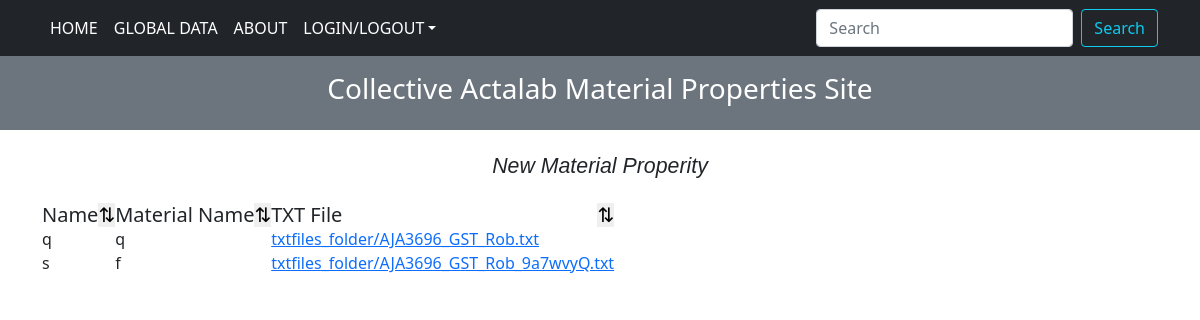
Before: /txt-table/ with the older database file.
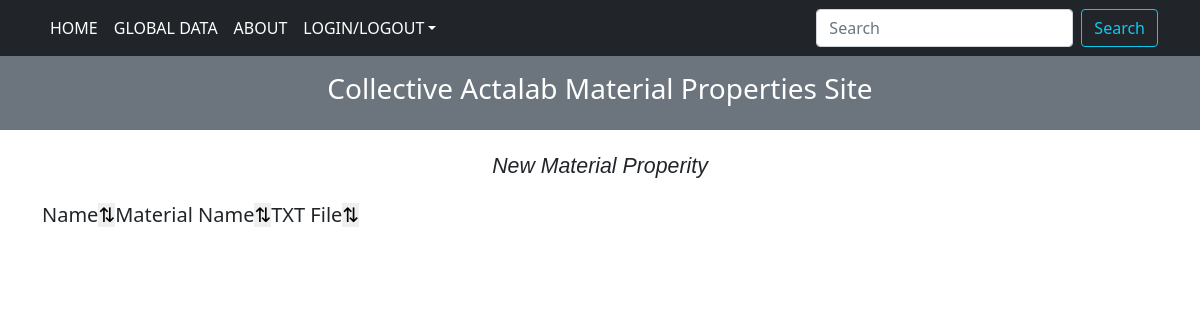
After: the same page with the newer database file.
### blog/models.py (models this page shows, shortened)
class TxtFile(models.Model):
    name =  models.CharField(max_length=254)
    material_name = models.CharField("Material Name", max_length=254)
    txtfile = models.FileField("Data File (.txt only)", upload_to = "txtfiles_folder", validators=[FileExtensionValidator(allowed_extensions=['txt'])])

### blog/views.py (the view)
# urls.py: path("txt-table/", TxtTableView.as_view(), name="txt-table"),
class TxtTableView(TemplateView):
    template_name = "txt_table.html"
    def get_context_data(self, **kwargs):
        context = super().get_context_data(**kwargs)
        context['txt_list'] = TxtFile.objects.all()
        return context

### blog/templates/txt_table.html (shortened to what this page needs)
<!doctype html>
<html lang="en">
  <head>
    <link rel="stylesheet" href="https://stackpath.bootstrapcdn.com/bootstrap/4.3.1/css/bootstrap.min.css">
    <link rel="stylesheet" href="https://use.fontawesome.com/releases/v5.6.3/css/all.css">
    <link rel="stylesheet" href="https://unpkg.com/bootstrap-table@1.18.3/dist/bootstrap-table.min.css">
  </head>
  <body>
    {% include 'navbar.html' %}
    <div class="description_class">
      <h2 id="description"> New Material Properity</h2>
    </div>
    <div class = "home_body_div container">
    <table
    id="table"
    data-toggle="table"
    data-filter-control="true"
    data-show-search-clear-button="true"
    >
                <thead class="thead-dark">
                    <tr id='tableHeader'>
                    <th  data-field="Name" class="h5" data-sortable="true" data-filter-control="input"> Name <button id="sort_arrows" style=" border:none; float: right;"> <span> &#8645;</span> </button> </th>
                    <th  data-field="Material Name" class="h5" data-sortable="true" data-filter-control="input">  Material Name <button id="sort_arrows" style=" border:none; float: right;"> <span> &#8645;</span> </button> </th>
                    <th  data-field="TXT File" class="h5" data-sortable="true" data-filter-control="input" >  TXT File <button id="sort_arrows" style=" border:none; float: right;"> <span> &#8645;</span> </button> </th>
                    </tr>
                </thead>
      <tbody>
                {% for t in txt_list%}
                <tr>
                <td>{{t.name}}</td>
                <td>{{t.material_name}}</td>
                <td> <a href="{{t.txtfile.url}}" download>{{t.txtfile}}</a></td>
                </tr>
                {% endfor %}
                </tbody>
    </table>
  </body>
</html>

Changed rows visible on the page:
removed TxtFile: name "q", material_name "q", txtfile "txtfiles_folder/AJA3696_GST_Rob.txt"
removed TxtFile: name "s", material_name "f", txtfile "txtfiles_folder/AJA3696_GST_Rob_9a7wvyQ.txt"
